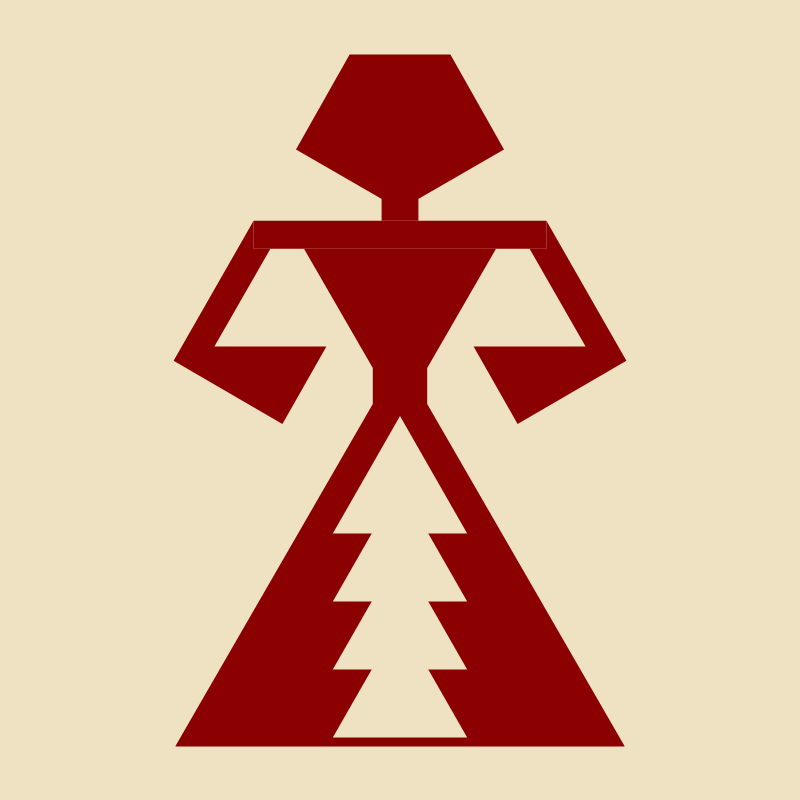
Frame 1 (no input)
Frame 2 (the mouse pressed at the canvas centre, redrawn once): identical to frame 1, image omitted

The p5.js sketch that drew this single still picture (run headless with seeded random() and noise() and a simulated clock; the mouse was pressed at the canvas centre and the sketch redrawn once):

// p5.js sketch
// ── sketch.js
// TAKatölye p5.js kod arşivi — 18 Ekim 2026
// Atölye etüdü: Alp Tuğan — Algoritmik Sanat ve Anadolu Türk Motifleri.
// Türkçe açıklamalar eklendi; düzenleme notları README.md içinde.
// Bu dosyayı tek başına sketch.js olarak kullanın.

// Parçaları ayrı kurulan motif, eliBelinde(x,y,s,renk) ile yeniden kullanılabilir.
let zemin = '#efe2c2';
let kirmizi = '#8b0000';
function setup() {
  createCanvas(800, 800);
  noLoop(); // Durağan kompozisyonu bir kez çiz.
}
function draw() {
  background(zemin);
  eliBelinde(width / 2, height / 2, 0.8, kirmizi);
}
function eliBelinde(x, y, s, renk) {
  push();
  translate(x, y); // Motif merkezini yerleştir.
  scale(s); // Yaklaşık 865 birim yüksekliği orantılı küçült.
  noStroke();
  fill(renk);
  // 1. Baş: insan formunun üstünü belirleyen beşgen.
  beginShape();
  vertex(-63, -432);
  vertex(63, -432);
  vertex(130, -313);
  vertex(0, -238);
  vertex(-130, -313);
  endShape(CLOSE);
  rect(-23, -252, 46, 28); // 2. Boyun.
  rect(-183, -224, 366, 35); // 3. Omuz.
  quad(-120, -189, 120, -189, 34, -40, -34, -40); // 4. Daralan gövde.
  kol(); // 5–6. Sol kol ve el.
  push();
  scale(-1, 1); // Dikey eksene göre yatay aynalama: sol kol sağa geçer.
  kol(); // 7–8. Sağ kol ve el, aynı fonksiyondan üretilir.
  pop();
  rect(-34, -40, 68, 45); // 9. Bel.
  quad(-34, 5, 34, 5, 281, 433, -281, 433); // 10. Genişleyen alt gövde.
  // 11–14. Zemin rengindeki üçgenler dolgu üzerinde boşluk görünümü verir.
  // Eteğin içindeki üçgen boşluklar, zemin rengiyle boyanır.
  fill(zemin);
  for (let i = 0; i < 4; i++) {
    let dy = i * 85; // Her üçgen 85 birim aşağı ötelenir.
    triangle(0, 20 + dy, -84, 167 + dy, 84, 167 + dy);
  }
  pop();
}
// Omuzdan aşağı inip bele yönelen sol kol ve elin birleşik dış sınırı.
function kol() {
  beginShape();
  vertex(-183, -224);
  vertex(-283, -49);
  vertex(-147, 30);
  vertex(-92, -67);
  vertex(-232, -67);
  vertex(-162, -189);
  vertex(-183, -189);
  endShape(CLOSE);
}
